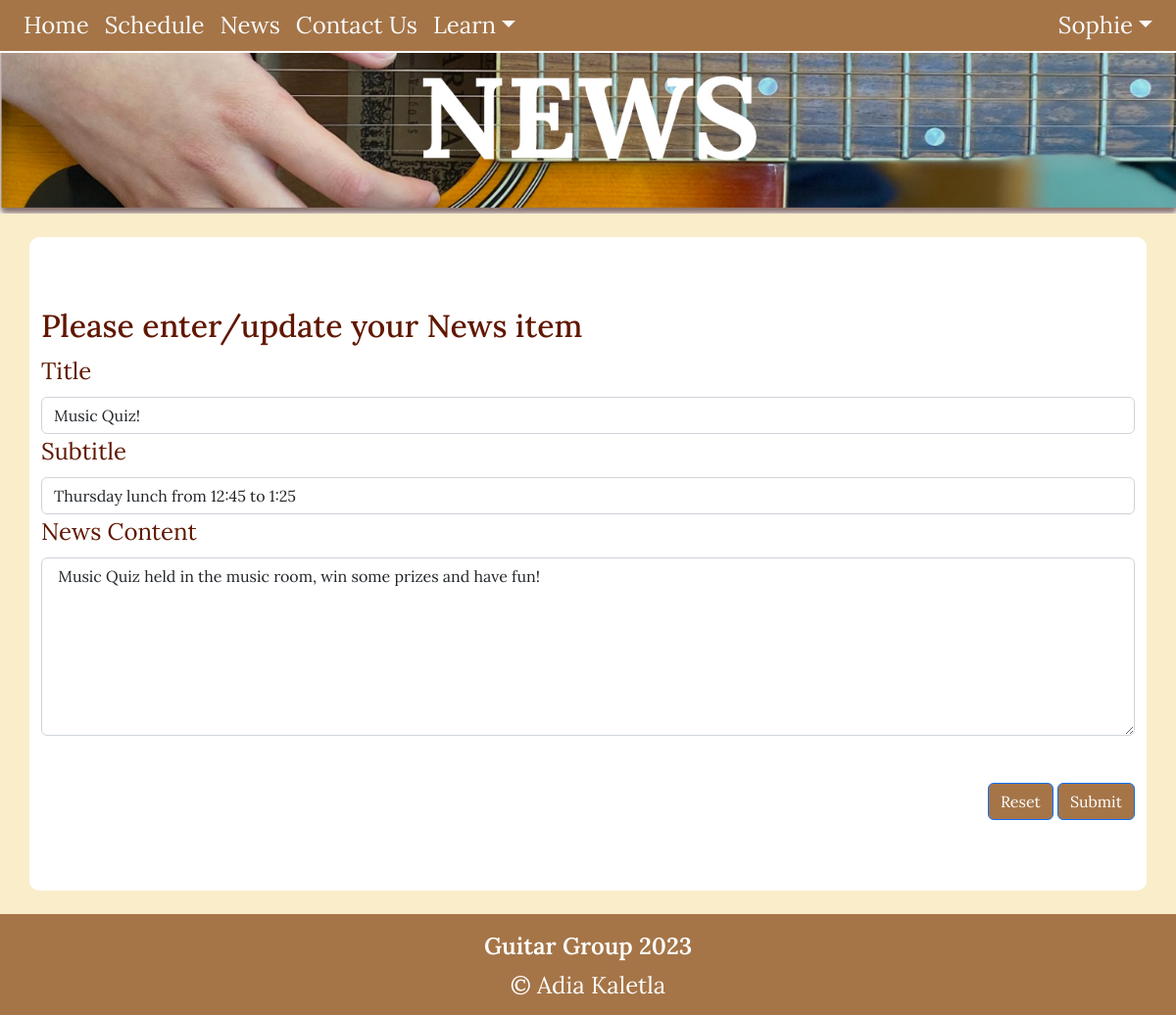
The app's page /news_cud?id=2&task=update (signed in), older data.
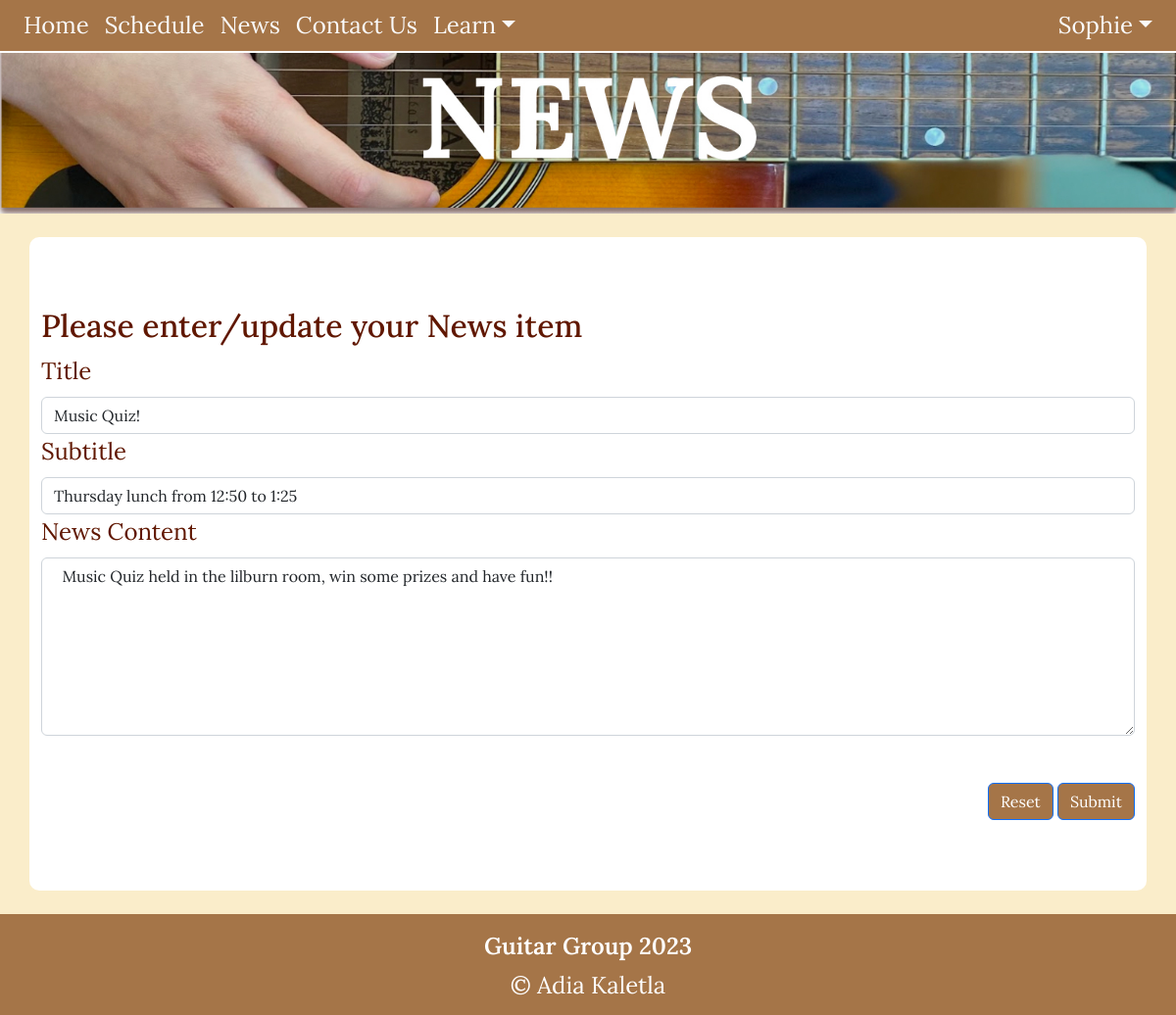
The same page, newer data.
### tables this page shows
CREATE TABLE news(
    news_id integer primary key autoincrement not null,
    title text not null unique,
    subtitle text not null unique,
    content text not null unique,
    newsdate date not null,
    member_id integer not null,
    foreign key(member_id) references member(member_id)
);

### server.py (the view, shortened to what this page needs)
@app.route('/news_cud', methods=['GET', 'POST'])
def news_cud():
    data = request.args
    required_keys = ['id', 'task']
    for k in required_keys:
        if k not in data.keys():
            message = "Do not know what to do with create read update on news (key not present)"
            return render_template('error.html', message=message)
    if request.method == "GET":
        if data['task'] == 'delete':
            sql = "delete from comments where news_tag_id = ?"
            values_tuple = (data['id'],)
            run_commit_query(sql, values_tuple, db_path)
            sql = "delete from news where news_id = ?"
            values_tuple = (data['id'],)
            run_commit_query(sql, values_tuple, db_path)
            return redirect(url_for('news'))
        elif data['task'] == 'update':
            sql = """ select title, subtitle, content from news where news_id=?"""
            values_tuple = (data['id'],)
            result = run_search_query_tuples(sql, values_tuple, db_path, True)
            result = result[0]
            return render_template("news_cud.html",
                                   **result,
                                   id=data['id'],
                                   task=data['task'])
        elif data['task'] == 'comment':
            temp = {'content': 'Test Comment'}
            return render_template("news_cud.html",
                                   id=data['id'],
                                   task=data['task'],
                                   content=temp['content'])
        else:
            message = "Unrecognised task coming from news page"
            return render_template('error.html', message=message)
    return render_template("news_cud.html")

### db_functions.py (called while the page is built)
def run_search_query_tuples(sql_query, values_tuple, file_path, rowfactory=False):
    try:
        db = sqlite3.connect(file_path)
        if rowfactory:
            db.row_factory = sqlite3.Row
        cursor = db.cursor()
        cursor.execute(sql_query, values_tuple)
        result = cursor.fetchall()
        cursor.close()
    except sqlite3.Error as error:
        print("Error running search query tuples: {}".format(error))
        return None
    db.close()
    if result is None:
        print("No search values were found")
    return result

### templates/news_cud.html (shortened to what this page needs)
{% extends "layout.html" %}
{% block banner%}
static/images/newsbanner.jpg
{% endblock %}
{% block content%}
<br>
<div class="container-lg py-sm-5 py-1">
    <div class="news p=4 my-4">
        {% if task == 'comment' %}
            <h2>Please enter your comments</h2>
        {% else %}
            <h2>Please enter/update your News item</h2>
        {% endif %}
        <form action="{{url_for('news_cud', id=id, task=task)}}" method="POST">
            {% if task == 'comment' %}
                <div>
                    <label for="comment" class="form-label">Comment</label>
                    <textarea class="form-control" id="comment" name="content" rows="7" required> {{content}} </textarea>
                </div>
            {% else %}
                <div>
                    <label for="title" class="form-label">Title</label>
                    <input type="text" class="form-control" id="title" name="title" placeholder="" value="{{title}}" required>
                </div>
                <div>
                    <label for="subtitle" class="form-label">Subtitle</label>
                    <input type="text" class="form-control" id="subtitle" name="subtitle" placeholder="" value="{{subtitle}}" required>
                </div>
                <div>
                    <label for="content" class="form-label">News Content</label>
                    <textarea class="form-control" id="content" name="content" rows="7" required> {{content}} </textarea>
                </div>
            {% endif %}
            <div class="text-end">
                <button type="reset" class="btn btn-primary"> Reset </button>
                <button type="submit" class="btn btn-primary"> Submit </button>
            </div>
        </form>
    </div>
</div>
{% endblock %}

Row changes from the older to the newer data that the page shows:
changed news "Music Quiz!": subtitle "Thursday lunch from 12:45 to 1:25" → "Thursday lunch from 12:50 to 1:25"; content "Music Quiz held in the music room, win some prizes and have fun!" → "Music Quiz held in the lilburn room, win some prizes and have fun!!"
